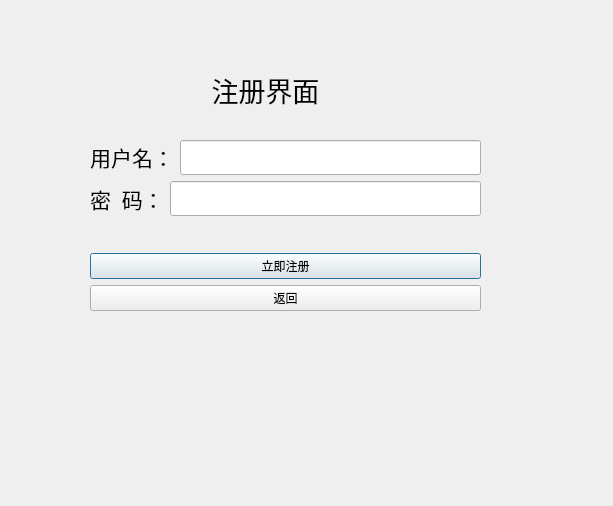
<?xml version="1.0" encoding="UTF-8"?>
<ui version="4.0">
 <class>Register</class>
 <widget class="QDialog" name="Register">
  <property name="geometry">
   <rect>
    <x>0</x>
    <y>0</y>
    <width>613</width>
    <height>506</height>
   </rect>
  </property>
  <property name="windowTitle">
   <string>Dialog</string>
  </property>
  <widget class="QLabel" name="label_3">
   <property name="geometry">
    <rect>
     <x>170</x>
     <y>60</y>
     <width>191</width>
     <height>61</height>
    </rect>
   </property>
   <property name="font">
    <font>
     <family>微软雅黑</family>
    </font>
   </property>
   <property name="text">
    <string>&lt;html&gt;&lt;head/&gt;&lt;body&gt;&lt;p align=&quot;center&quot;&gt;&lt;span style=&quot; font-size:20pt;&quot;&gt;注册界面&lt;/span&gt;&lt;/p&gt;&lt;/body&gt;&lt;/html&gt;</string>
   </property>
  </widget>
  <widget class="QWidget" name="">
   <property name="geometry">
    <rect>
     <x>90</x>
     <y>140</y>
     <width>391</width>
     <height>171</height>
    </rect>
   </property>
   <layout class="QVBoxLayout" name="verticalLayout_2">
    <item>
     <layout class="QHBoxLayout" name="horizontalLayout">
      <item>
       <widget class="QLabel" name="label">
        <property name="font">
         <font>
          <family>楷体</family>
          <pointsize>16</pointsize>
         </font>
        </property>
        <property name="text">
         <string>&lt;html&gt;&lt;head/&gt;&lt;body&gt;&lt;p align=&quot;center&quot;&gt;用户名：&lt;/p&gt;&lt;/body&gt;&lt;/html&gt;</string>
        </property>
       </widget>
      </item>
      <item>
       <widget class="QLineEdit" name="UserlineEdit">
        <property name="font">
         <font>
          <family>黑体</family>
          <pointsize>14</pointsize>
         </font>
        </property>
        <property name="text">
         <string/>
        </property>
       </widget>
      </item>
     </layout>
    </item>
    <item>
     <layout class="QHBoxLayout" name="horizontalLayout_2">
      <item>
       <widget class="QLabel" name="label_2">
        <property name="font">
         <font>
          <family>楷体</family>
          <pointsize>16</pointsize>
         </font>
        </property>
        <property name="text">
         <string>密  码：</string>
        </property>
       </widget>
      </item>
      <item>
       <widget class="QLineEdit" name="PasswdlineEdit">
        <property name="font">
         <font>
          <family>黑体</family>
          <pointsize>14</pointsize>
         </font>
        </property>
        <property name="echoMode">
         <enum>QLineEdit::Normal</enum>
        </property>
       </widget>
      </item>
     </layout>
    </item>
    <item>
     <spacer name="verticalSpacer_2">
      <property name="orientation">
       <enum>Qt::Vertical</enum>
      </property>
      <property name="sizeHint" stdset="0">
       <size>
        <width>20</width>
        <height>40</height>
       </size>
      </property>
     </spacer>
    </item>
    <item>
     <spacer name="verticalSpacer">
      <property name="orientation">
       <enum>Qt::Vertical</enum>
      </property>
      <property name="sizeHint" stdset="0">
       <size>
        <width>20</width>
        <height>40</height>
       </size>
      </property>
     </spacer>
    </item>
    <item>
     <layout class="QVBoxLayout" name="verticalLayout">
      <item>
       <widget class="QPushButton" name="RegisterButton">
        <property name="text">
         <string>立即注册</string>
        </property>
       </widget>
      </item>
      <item>
       <widget class="QPushButton" name="BackButton">
        <property name="text">
         <string>返回</string>
        </property>
       </widget>
      </item>
     </layout>
    </item>
   </layout>
  </widget>
 </widget>
 <resources/>
 <connections/>
</ui>
